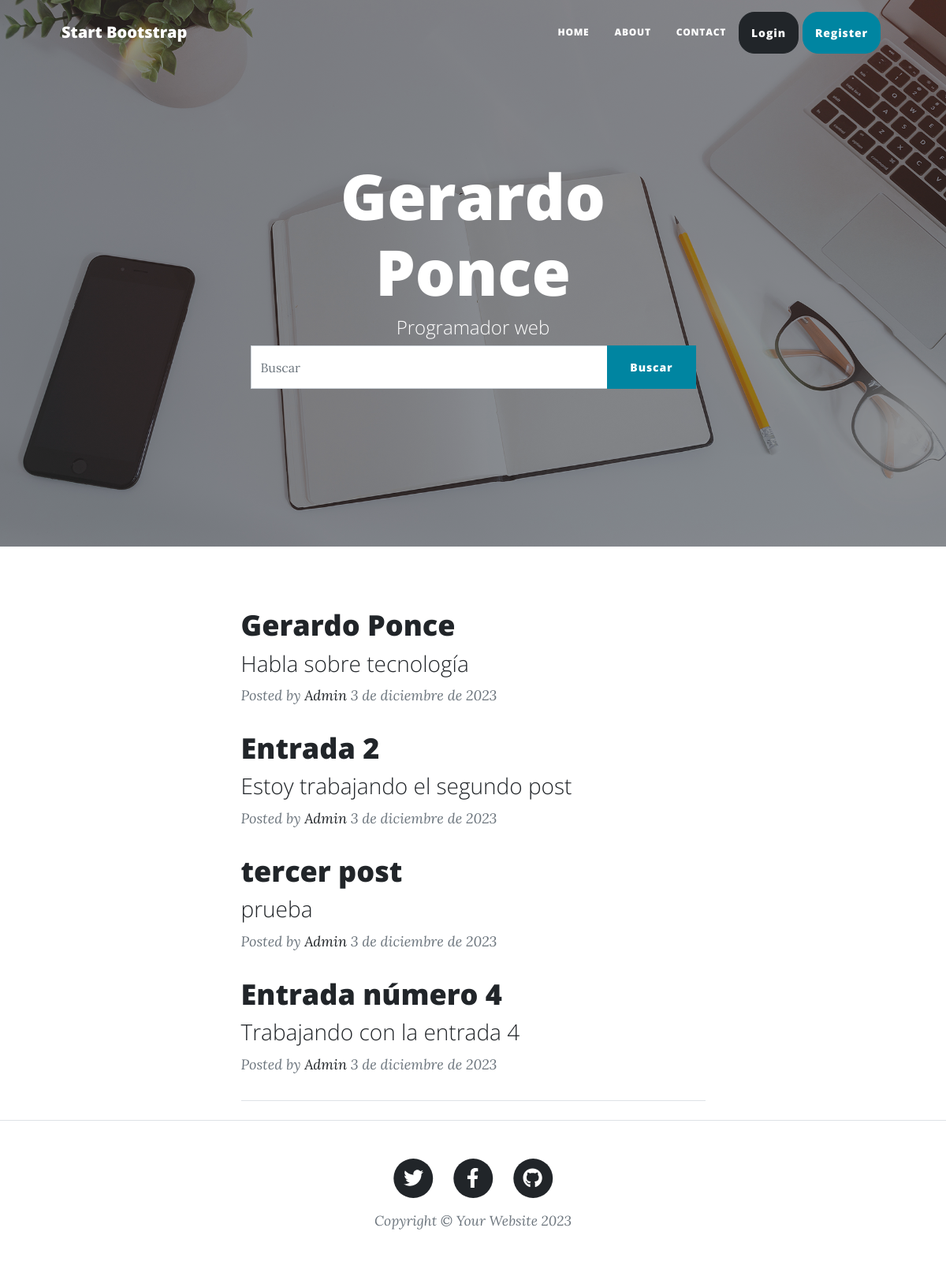
The app's page /, older data.
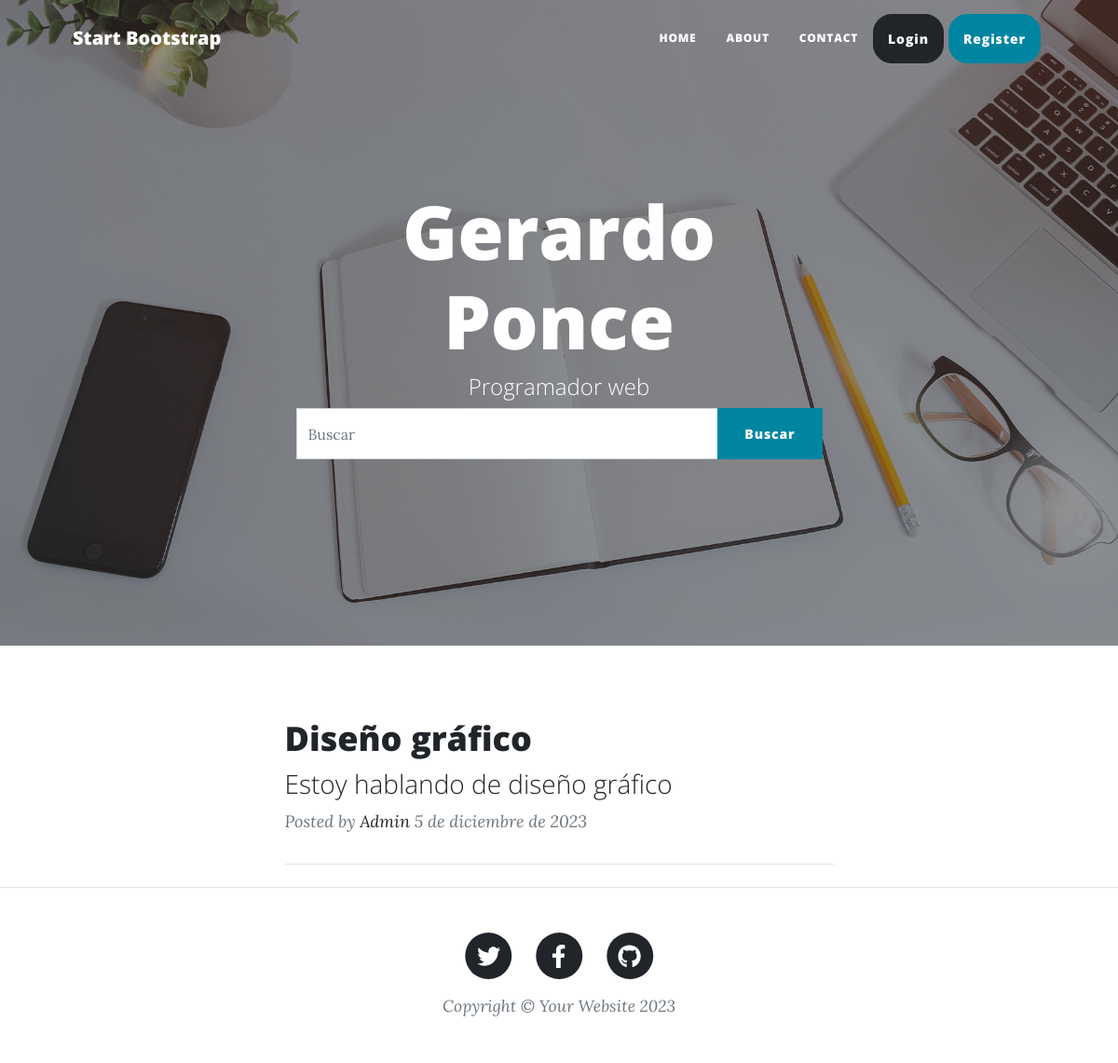
The same page, newer data.
### coder/models.py (models this page shows, shortened)
class Post(models.Model):
    titulo = models.CharField(max_length=100)
    subtitulo = models.CharField(max_length=100)
    cuerpo = RichTextField(verbose_name="Contenido")
    autor = models.ForeignKey(User, on_delete=models.CASCADE)
    fecha = models.DateField()
    imagen = models.URLField(default="Pega el link de una imagen")
    slug = models.SlugField(max_length=200, unique=True)
    class Meta:
        verbose_name = "Post"  # traduce el nombre de la app
        verbose_name_plural = "posts"  # traduce el nombre de la app

### coder/views.py (the view)
# urls.py: path("", index, name="index"),
def index(request):
    queryset = request.GET.get("buscar")
    posts = Post.objects.all()  # sirve para traer todos los posts
    if queryset:  # sirve para buscar
        posts = Post.objects.filter(
            Q(titulo__icontains=queryset) | Q(subtitulo__icontains=queryset)
        ).distinct()  # sirve para buscar el distinct sirve para traer los distintos post
    return render(request, "coder/index.html", {"posts": posts})

### coder/templates/coder/index.html (shortened to what this page needs)
{% extends 'core/base.html' %}
{%block background%}{% load static %}{% static 'core/assets/img/home-bg.jpg'%}{%endblock%}
{%block headers%}
<h1>Gerardo Ponce</h1>
<span class="subheading">Programador web</span>
<div class="container">
    <div class="row">
        <div class="col-md-12 buscador">
            <form method="GET">
                <div id="custon-search-input">
                    <div class="input-group col-md-12">
                        <input type="text" class="form-control" placeholder="Buscar" name="buscar">
                        <span class="input-group-list">
                            <button type="submit" class="btn btn-primary">Buscar</button>
                        </span>
                    </div>
                </div>
            </form>
        </div>
    </div>
</div>
{% endblock %}
{% block content %}
<div class="container px-4 px-lg-5">
    <div class="row gx-4 gx-lg-5 justify-content-center">
        <div class="col-md-10 col-lg-8 col-xl-7">
            {%if posts %}
            {%for post in posts%}
            <div class="post-preview">
                <a href="{% url 'article' post.slug%}">
                    <h2 class="post-title">{{post.titulo}}</h2>
                    <h3 class="post-subtitle">{{post.subtitulo}}</h3>
                </a>
                <p class="post-meta">
                    Posted by
                    <a href="#!">{{post.autor}}</a>
                    {{post.fecha}}
                </p>
            </div>
            {%endfor%}
            {%else%}
            <h1>No hay articulos</h1>
            {%endif%}
            <hr class="my-4" />
        </div>
    </div>
</div>
{% endblock %}

Row changes from the older to the newer data that the page shows:
removed Post: titulo "Gerardo Ponce", subtitulo "Habla sobre tecnología", autor "Admin", fecha "3 de diciembre de 2023"
removed Post: titulo "Entrada 2", subtitulo "Estoy trabajando el segundo post", autor "Admin", fecha "3 de diciembre de 2023"
removed Post: titulo "tercer post", subtitulo "prueba", autor "Admin", fecha "3 de diciembre de 2023"
removed Post: titulo "Entrada número 4", subtitulo "Trabajando con la entrada 4", autor "Admin", fecha "3 de diciembre de 2023"
added Post: titulo "Diseño gráfico", subtitulo "Estoy hablando de diseño gráfico", autor "Admin", fecha "5 de diciembre de 2023"
